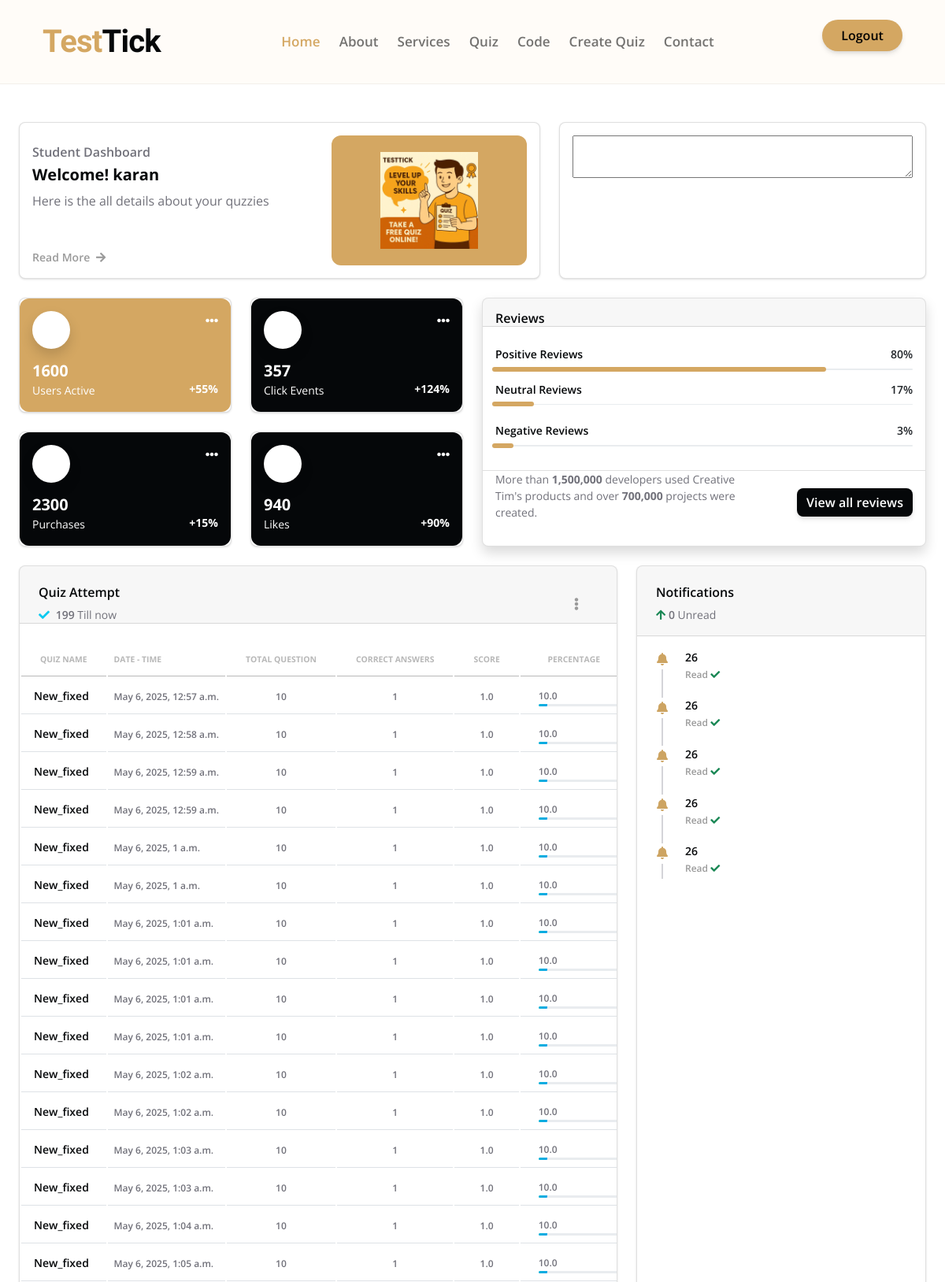
Page /dashboard/student/ (signed in, upper part) on the committed database.
### users/models.py (models this page shows, shortened)
class User(AbstractUser):
    ROLE_CHOICES = (
        ('student', 'Student'),
        ('institution', 'Institution'),
    )
    role = models.CharField(max_length=20, choices=ROLE_CHOICES)
    profile_image = models.ImageField(upload_to='profile_images/', null=True, blank=True)

class Notification(models.Model):
    user = models.ForeignKey(User, on_delete=models.CASCADE)
    message = models.TextField()
    created_at = models.DateTimeField(auto_now_add=True)
    read = models.BooleanField(default=False)

### results/models.py (models this page shows, shortened)
class TestSummary(models.Model):
    user = models.ForeignKey(User, on_delete=models.CASCADE, related_name='test_summaries')
    institution = models.ForeignKey(Institution, on_delete=models.CASCADE,default=0)
    test_name = models.CharField(max_length=200)
    total_questions = models.PositiveIntegerField()
    correct_answers = models.PositiveIntegerField()
    wrong_answers = models.PositiveIntegerField()
    skipped_questions = models.PositiveIntegerField(default=0)
    score = models.FloatField()
    percentage = models.FloatField()
    date_taken = models.DateTimeField(auto_now_add=True)

### dashboard/views.py (the view)
# urls.py: path('student/', student_dashboard, name='student_dashboard'),
@login_required
def student_dashboard(request):
    testSummary = TestSummary.objects.filter(user = request.user)
    notifications = Notification.objects.filter(user = request.user)
    unread_count = notifications.filter(read=False).count()
    return render(request, 'dashboard/student_dashboard.html', {'testSummary': testSummary, 'notifications': notifications, 'unread_count':unread_count})

### dashboard/templates/dashboard/student_dashboard.html (shortened to what this page needs)
{% extends 'base.html' %}
{% load static %}
{% block link %}
<link href="{% static 'dashboard/css/nucleo-icons.css' %}" rel="stylesheet" />
<link href="{% static 'dashboard/css/nucleo-svg.css' %}" rel="stylesheet" />
<link id="pagestyle" href="{% static 'dashboard/css/soft-ui-dashboard.css' %}" rel="stylesheet" />
{% endblock link %}
{% block content %}
<div class="container-fluid py-4">
  <div class="row my-4">
    <div class="col-lg-7 mb-lg-0 mb-4">
      <div class="card">
        <div class="card-body p-3">
          <div class="row">
            <div class="col-lg-6">
              <div class="d-flex flex-column h-100">
                <p class="mb-1 pt-2 text-bold">Student Dashboard</p>
                <h5 class="font-weight-bolder">Welcome! {{user.username}}</h5>
                <p class="mb-5">Here is the all details about your quzzies</p>
                <a class="text-body text-sm font-weight-bold mb-0 icon-move-right mt-auto" href="javascript:;">
                  Read More
                  <i class="fas fa-arrow-right text-sm ms-1" aria-hidden="true"></i>
                </a>
              </div>
            </div>
            <div class="col-lg-5 ms-auto text-center mt-5 mt-lg-0">
              <div class="bg-primary border-radius-lg h-100">
                <div class="position-relative d-flex align-items-center justify-content-center h-100">
                  <img class="w-50 position-relative z-index-2" src="{{user.profile_image.url}}" alt="rocket">
                </div>
              </div>
            </div>
          </div>
        </div>
      </div>
    </div>
    <div class="col-lg-5">
      <div class="card h-100 p-3">
        <textarea name="content" id="editor"></textarea>
      </div>
    </div>
  </div>
  <div class="row">
    <div class="col-lg-6 col-12">
      <div class="row">
        <div class="col-lg-6 col-md-6 col-12">
          <div class="card">
            <span class="mask bg-primary opacity-10 border-radius-lg"></span>
            <div class="card-body p-3 position-relative">
              <div class="row">
                <div class="col-8 text-start">
                  <div class="icon icon-shape bg-white shadow text-center border-radius-2xl">
                    <i class="ni ni-circle-08 text-dark text-gradient text-lg opacity-10" aria-hidden="true"></i>
                  </div>
                  <h5 class="text-white font-weight-bolder mb-0 mt-3">
                    1600
                  </h5>
                  <span class="text-white text-sm">Users Active</span>
                </div>
                <div class="col-4">
                  <div class="dropdown text-end mb-6">
                    <a href="javascript:;" class="cursor-pointer" id="dropdownUsers1" data-bs-toggle="dropdown"
                      aria-expanded="false">
                      <i class="fa fa-ellipsis-h text-white"></i>
                    </a>
                  </div>
                  <p class="text-white text-sm text-end font-weight-bolder mt-auto mb-0">+55%</p>
                </div>
              </div>
            </div>
          </div>
        </div>
        <div class="col-lg-6 col-md-6 col-12 mt-4 mt-md-0">
          <div class="card">
            <span class="mask bg-dark opacity-10 border-radius-lg"></span>
            <div class="card-body p-3 position-relative">
              <div class="row">
                <div class="col-8 text-start">
                  <div class="icon icon-shape bg-white shadow text-center border-radius-2xl">
                    <i class="ni ni-active-40 text-dark text-gradient text-lg opacity-10" aria-hidden="true"></i>
                  </div>
                  <h5 class="text-white font-weight-bolder mb-0 mt-3">
                    357
                  </h5>
                  <span class="text-white text-sm">Click Events</span>
                </div>
                <div class="col-4">
                  <div class="dropstart text-end mb-6">
                    <a href="javascript:;" class="cursor-pointer" id="dropdownUsers2" data-bs-toggle="dropdown"
                      aria-expanded="false">
                      <i class="fa fa-ellipsis-h text-white"></i>
                    </a>
                  </div>
                  <p class="text-white text-sm text-end font-weight-bolder mt-auto mb-0">+124%</p>
                </div>
              </div>
            </div>
          </div>
        </div>
      </div>
      <div class="row mt-4">
        <div class="col-lg-6 col-md-6 col-12">
          <div class="card">
            <span class="mask bg-dark opacity-10 border-radius-lg"></span>
            <div class="card-body p-3 position-relative">
              <div class="row">
                <div class="col-8 text-start">
                  <div class="icon icon-shape bg-white shadow text-center border-radius-2xl">
                    <i class="ni ni-cart text-dark text-gradient text-lg opacity-10" aria-hidden="true"></i>
                  </div>
                  <h5 class="text-white font-weight-bolder mb-0 mt-3">
                    2300
                  </h5>
                  <span class="text-white text-sm">Purchases</span>
                </div>
                <div class="col-4">
                  <div class="dropdown text-end mb-6">
                    <a href="javascript:;" class="cursor-pointer" id="dropdownUsers3" data-bs-toggle="dropdown"
                      aria-expanded="false">
                      <i class="fa fa-ellipsis-h text-white"></i>
                    </a>
                  </div>
                  <p class="text-white text-sm text-end font-weight-bolder mt-auto mb-0">+15%</p>
                </div>
              </div>
            </div>
          </div>
        </div>
        <div class="col-lg-6 col-md-6 col-12 mt-4 mt-md-0">
          <div class="card">
            <span class="mask bg-dark opacity-10 border-radius-lg"></span>
            <div class="card-body p-3 position-relative">
              <div class="row">
                <div class="col-8 text-start">
                  <div class="icon icon-shape bg-white shadow text-center border-radius-2xl">
                    <i class="ni ni-like-2 text-dark text-gradient text-lg opacity-10" aria-hidden="true"></i>
                  </div>
                  <h5 class="text-white font-weight-bolder mb-0 mt-3">
                    940
                  </h5>
                  <span class="text-white text-sm">Likes</span>
                </div>
                <div class="col-4">
                  <div class="dropstart text-end mb-6">
                    <a href="javascript:;" class="cursor-pointer" id="dropdownUsers4" data-bs-toggle="dropdown"
                      aria-expanded="false">
                      <i class="fa fa-ellipsis-h text-white"></i>
                    </a>
                  </div>
                  <p class="text-white text-sm text-end font-weight-bolder mt-auto mb-0">+90%</p>
                </div>
              </div>
            </div>
          </div>
        </div>
      </div>
    </div>
    <div class="col-lg-6 col-12 mt-4 mt-lg-0">
      <div class="card shadow h-100">
        <div class="card-header pb-0 p-3">
          <h6 class="mb-0">Reviews</h6>
        </div>
        <div class="card-body pb-0 p-3">
          <ul class="list-group">
            <li class="list-group-item border-0 d-flex align-items-center px-0 mb-0">
              <div class="w-100">
                <div class="d-flex mb-2">
                  <span class="me-2 text-sm font-weight-bold text-dark">Positive Reviews</span>
                  <span class="ms-auto text-sm font-weight-bold">80%</span>
                </div>
                <div>
                  <div class="progress-bar bg-primary w-80" style="margin: -4px;" role="progressbar" aria-valuenow="60"
                    aria-valuemin="0" aria-valuemax="100"></div>
                </div>
              </div>
            </li>
            <li class="list-group-item border-0 d-flex align-items-center px-0 mb-2">
              <div class="w-100">
                <div class="d-flex mb-2">
                  <span class="me-2 text-sm font-weight-bold text-dark">Neutral Reviews</span>
                  <span class="ms-auto text-sm font-weight-bold">17%</span>
                </div>
                <div>
                  <div class="progress progress-md" style="height: .1rem;">
                  </div>
                  <div class="progress-bar bg-primary w-10" style="margin: -4px;" role="progressbar" aria-valuenow="10"
                    aria-valuemin="0" aria-valuemax="100"></div>
                </div>
              </div>
            </li>
            <li class="list-group-item border-0 d-flex align-items-center px-0 mb-2">
              <div class="w-100">
                <div class="d-flex mb-2">
                  <span class="me-2 text-sm font-weight-bold text-dark">Negative Reviews</span>
                  <span class="ms-auto text-sm font-weight-bold">3%</span>
                </div>
                <div>
                  <div class="progress progress-md" style="height: .1rem;">
                  </div>
                  <div class="progress-bar bg-primary w-5" style="margin: -4px;" role="progressbar" aria-valuenow="5"
                    aria-valuemin="0" aria-valuemax="100"></div>
                </div>
              </div>
            </li>
          </ul>
        </div>
        <div class="card-footer pt-0 p-3 d-flex align-items-center">
          <div class="w-60">
            <p class="text-sm">
              More than <b>1,500,000</b> developers used Creative Tim's products and over <b>700,000</b> projects were
              created.
            </p>
          </div>
          <div class="w-40 text-end">
            <a class="btn btn-dark mb-0 text-end" href="javascript:;">View all reviews</a>
          </div>
        </div>
      </div>
    </div>
  </div>
  <div class="row my-4">
    <div class="col-lg-8 col-md-6 mb-md-0 mb-4">
      <div class="card">
        <div class="card-header pb-0">
          <div class="row">
            <div class="col-lg-6 col-7">
              <h6>Quiz Attempt</h6>
              <p class="text-sm mb-0">
                <i class="fa fa-check text-info" aria-hidden="true"></i>
                <span class="font-weight-bold ms-1">{{testSummary.count}}</span> Till now
              </p>
            </div>
            <div class="col-lg-6 col-5 my-auto text-end">
              <div class="dropdown float-lg-end pe-4">
                <a class="cursor-pointer" id="dropdownTable" data-bs-toggle="dropdown" aria-expanded="false">
                  <i class="fa fa-ellipsis-v text-secondary"></i>
                </a>
              </div>
            </div>
          </div>
        </div>
        <div class="card-body px-0 pb-2">
          <div class="table-responsive">
            <table class="table align-items-center mb-0">
              <thead>
                <tr>
                  <th class="text-uppercase text-secondary text-xxs font-weight-bolder opacity-7">Quiz Name</th>
                  <th class="text-uppercase text-secondary text-xxs font-weight-bolder opacity-7 ps-2">Date - Time</th>
                  <th class="text-center text-uppercase text-secondary text-xxs font-weight-bolder opacity-7">Total
                    Question</th>
                  <th class="text-center text-uppercase text-secondary text-xxs font-weight-bolder opacity-7">Correct
                    Answers</th>
                  <th class="text-center text-uppercase text-secondary text-xxs font-weight-bolder opacity-7">Score</th>
                  <th class="text-center text-uppercase text-secondary text-xxs font-weight-bolder opacity-7">Percentage
                  </th>
                </tr>
              </thead>
              <tbody>
                {% for summry in testSummary %}
                <tr>
                  <td>
                    <div class="d-flex px-2 py-1">
                      <div class="d-flex flex-column justify-content-center">
                        <h6 class="mb-0 text-sm">{{summry.test_name}}</h6>
                      </div>
                    </div>
                  </td>
                  <td>
                    <span class="text-xs font-weight-bold"> {{summry.date_taken}} </span>
                  </td>
                  <td class="align-middle text-center text-sm">
                    <span class="text-xs font-weight-bold"> {{summry.total_questions}} </span>
                  </td>
                  <td class="align-middle text-center text-sm">
                    <span class="text-xs font-weight-bold"> {{summry.correct_answers}} </span>
                  </td>
                  <td class="align-middle text-center text-sm">
                    <span class="text-xs font-weight-bold"> {{summry.score}} </span>
                  </td>
                  <td class="align-middle">
                    <div class="progress-wrapper w-75 mx-auto">
                      <div class="progress-info">
                        <div class="progress-percentage">
                          <span class="text-xs font-weight-bold">{{summry.percentage}}</span>
                        </div>
                      </div>
                      <div class="progress">
                        <div class="progress-bar bg-gradient-info" style="width: {{summry.percentage}}%;"
                          role="progressbar" aria-valuenow="{{summry.percentage}}" aria-valuemin="0"
                          aria-valuemax="100"></div>
                      </div>
                    </div>
                  </td>
                </tr>
                {% endfor %}
              </tbody>
            </table>
          </div>
        </div>
      </div>
    </div>
    <div class="col-lg-4 col-md-6">
      <div class="card h-100">
        <div class="card-header pb-0">
          <h6>Notifications</h6>
          <p class="text-sm">
            <i class="fa fa-arrow-up text-success" aria-hidden="true"></i>
            <span class="font-weight-bold">{{unread_count}}</span> Unread
          </p>
        </div>
        <div class="card-body p-3">
          <div class="timeline timeline-one-side">
            {% for noti in notifications %}
            <div class="timeline-block mb-3">
              <span class="timeline-step">
                <i class="fa fa-bell" style="color: #cda462;"></i>
              </span>
              <div class="timeline-content">
                <h6 class="text-dark text-sm font-weight-bold mb-0">{{noti.message}}</h6>
                <p class="text-secondary font-weight-bold text-xs mt-1 mb-0">Read {% if noti.read %} <i
                    class="fa fa-check text-success" aria-hidden="true"></i> {% else %} <i
                    class="fa fa-times text-danger" aria-hidden="true"></i> {% endif %}</p>
              </div>
            </div>
            {% endfor %}
          </div>
        </div>
      </div>
    </div>
  </div>
</div>
{% endblock %}

### rows in the picture
User: username "karan", profile_image (picture)
TestSummary: test_name "New_fixed", date_taken "May 6, 2025, 12:57 a.m.", total_questions "10", correct_answers "1", score "1.0", percentage "10.0"
TestSummary: test_name "New_fixed", date_taken "May 6, 2025, 12:58 a.m.", total_questions "10", correct_answers "1", score "1.0", percentage "10.0"
TestSummary: test_name "New_fixed", date_taken "May 6, 2025, 12:59 a.m.", total_questions "10", correct_answers "1", score "1.0", percentage "10.0"
TestSummary: test_name "New_fixed", date_taken "May 6, 2025, 12:59 a.m.", total_questions "10", correct_answers "1", score "1.0", percentage "10.0"
TestSummary: test_name "New_fixed", date_taken "May 6, 2025, 1 a.m.", total_questions "10", correct_answers "1", score "1.0", percentage "10.0"
TestSummary: test_name "New_fixed", date_taken "May 6, 2025, 1 a.m.", total_questions "10", correct_answers "1", score "1.0", percentage "10.0"
TestSummary: test_name "New_fixed", date_taken "May 6, 2025, 1:01 a.m.", total_questions "10", correct_answers "1", score "1.0", percentage "10.0"
TestSummary: test_name "New_fixed", date_taken "May 6, 2025, 1:01 a.m.", total_questions "10", correct_answers "1", score "1.0", percentage "10.0"
TestSummary: test_name "New_fixed", date_taken "May 6, 2025, 1:01 a.m.", total_questions "10", correct_answers "1", score "1.0", percentage "10.0"
TestSummary: test_name "New_fixed", date_taken "May 6, 2025, 1:01 a.m.", total_questions "10", correct_answers "1", score "1.0", percentage "10.0"
TestSummary: test_name "New_fixed", date_taken "May 6, 2025, 1:02 a.m.", total_questions "10", correct_answers "1", score "1.0", percentage "10.0"
TestSummary: test_name "New_fixed", date_taken "May 6, 2025, 1:02 a.m.", total_questions "10", correct_answers "1", score "1.0", percentage "10.0"
TestSummary: test_name "New_fixed", date_taken "May 6, 2025, 1:03 a.m.", total_questions "10", correct_answers "1", score "1.0", percentage "10.0"
TestSummary: test_name "New_fixed", date_taken "May 6, 2025, 1:03 a.m.", total_questions "10", correct_answers "1", score "1.0", percentage "10.0"
TestSummary: test_name "New_fixed", date_taken "May 6, 2025, 1:04 a.m.", total_questions "10", correct_answers "1", score "1.0", percentage "10.0"
TestSummary: test_name "New_fixed", date_taken "May 6, 2025, 1:05 a.m.", total_questions "10", correct_answers "1", score "1.0", percentage "10.0"
Notification: read True (drawn)
Notification: read True (drawn)
Notification: read True (drawn)
Notification: read True (drawn)
Notification: read True (drawn)

### other values in the picture
{{ testSummary.count }} "199"
